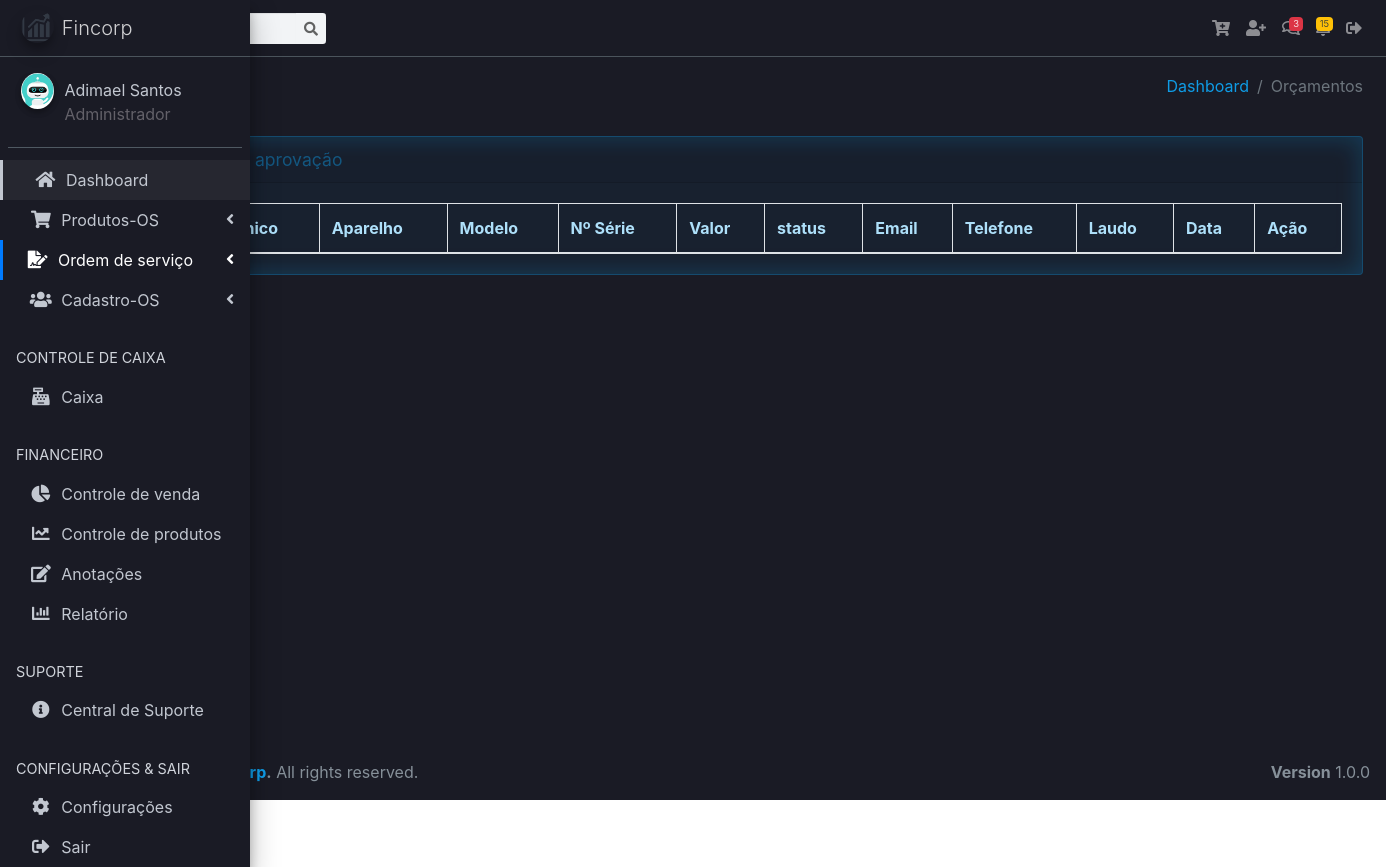
/vv/rel_orcamentos.php (signed in), run on an earlier commit of the app's database.
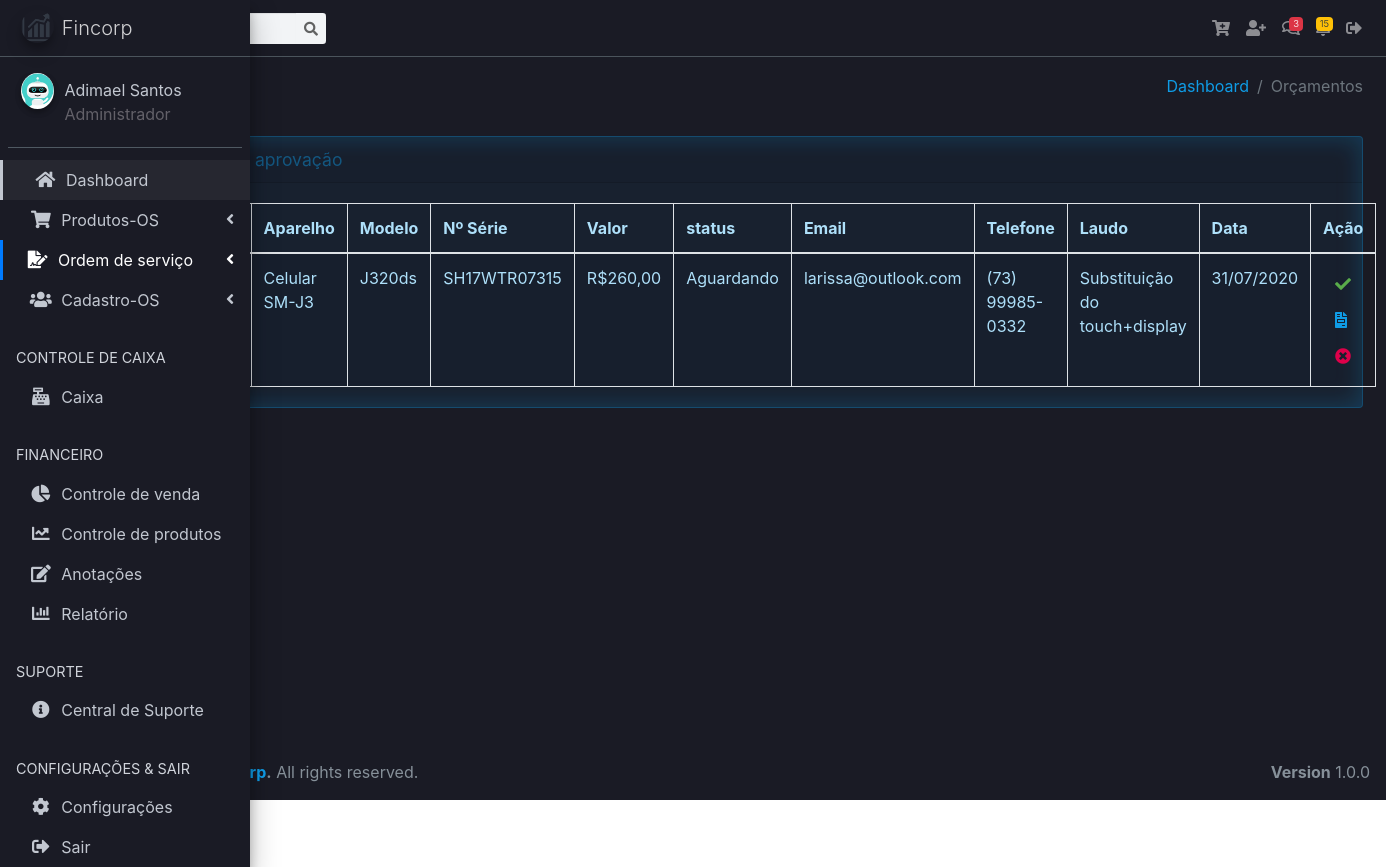
And on a later commit of the database.
### tables this page shows
CREATE TABLE `tb_orcamentos` (
  `id` int(11) NOT NULL,
  `id_user` int(11) NOT NULL,
  `cliente` varchar(32) NOT NULL,
  `tecnico` varchar(32) NOT NULL,
  `aparelho` varchar(32) NOT NULL,
  `serie` varchar(30) DEFAULT NULL,
  `modelo` varchar(32) NOT NULL,
  `defeito` varchar(255) NOT NULL,
  `laudo` varchar(255) DEFAULT NULL,
  `obs` varchar(255) DEFAULT NULL,
  `valor_servico` varchar(11) DEFAULT NULL,
  `peca1` varchar(32) DEFAULT NULL,
  `valor_peca1` varchar(11) DEFAULT NULL,
  `peca2` varchar(32) DEFAULT NULL,
  `valor_peca2` varchar(11) DEFAULT NULL,
  `peca3` varchar(32) DEFAULT NULL,
  `valor_peca3` varchar(11) DEFAULT NULL,
  `peca4` varchar(32) DEFAULT NULL,
  `valor_peca4` varchar(11) DEFAULT NULL,
  `desconto` varchar(11) DEFAULT NULL,
  `valor_total` varchar(11) DEFAULT NULL,
  `pagamento` varchar(32) DEFAULT NULL,
  `data_abertura` date NOT NULL,
  `status` varchar(32) NOT NULL,
  `data_aprovacao` date DEFAULT NULL
);

CREATE TABLE `tb_clientes` (
  `id_cliente` int(11) NOT NULL,
  `id_user` int(11) NOT NULL,
  `nome` varchar(32) NOT NULL,
  `cpf` varchar(20) NOT NULL,
  `c_endereco` varchar(128) NOT NULL,
  `cidade` varchar(45) NOT NULL,
  `estado` varchar(20) NOT NULL,
  `cep` varchar(20) NOT NULL,
  `telefone` varchar(45) NOT NULL,
  `email` varchar(100) DEFAULT NULL,
  `dt_registro` timestamp NOT NULL DEFAULT current_timestamp()
);

### vv/rel_orcamentos.php (the view, shortened to what the changed rows need)
<?php
require_once("header.php");
?>
<body class="hold-transition sidebar-mini">
<div class="wrapper">
  <div class="content-wrapper">
<section class="content">
<div class="container-fluid">
<div class="row">
<div class="col-12">
<div class="card">
<div class="card-body">
<?php
if(isset($_GET['buttonPesquisar']) and $_GET['txtpesquisar'] != ''){
    $nome = $_GET['txtpesquisar'] . '%';
    $query = "select * from tb_clientes where id_user = $_SESSION[id_user]  order by nome asc";
}else if(isset($_GET['buttonPesquisarCPF']) and $_GET['txtpesquisarcpf'] != ''){
    $nome = $_GET['txtpesquisarcpf'];
    $query = "select * from tb_clientes where cpf = '$nome'  order by nome asc";
}
else{
$query = "select tb_orcamentos.id, tb_orcamentos.cliente, tb_orcamentos.tecnico, tb_orcamentos.aparelho, tb_orcamentos.modelo, tb_orcamentos.serie, tb_orcamentos.laudo, tb_clientes.telefone, tb_clientes.email, tb_orcamentos.valor_total, tb_orcamentos.status, tb_orcamentos.data_abertura from tb_orcamentos join tb_clientes WHERE tb_orcamentos.id_user = tb_clientes.id_user AND status = 'Aguardando' order by cliente ASC";
}
    $result = mysqli_query($conn, $query);
    $row = mysqli_num_rows($result);
if($row == ''){
    echo "<h3> Não existem dados cadastrados no banco </h3>";
}else{
?>
<table id="example1" class="table table-bordered table-striped">
  <thead>
  <tr>
    <th>id</th>
    <th>Cliente</th>
    <th>Técnico</th>
    <th>Aparelho</th>
    <th>Modelo</th>
    <th>Nº Série</th>
    <th>Valor</th>
    <th>status</th>
    <th>Email</th>
    <th>Telefone</th>
    <th>Laudo</th>
    <th>Data</th>
    <th>Ação</th>
  </tr>
  </thead>
  <tbody>
  <?php
    while($res_1 = mysqli_fetch_array($result)){
        $id = $res_1["id"];
        $cliente = $res_1["cliente"];
        $tecnico = $res_1["tecnico"];
        $aparelho = $res_1["aparelho"];
        $modelo = $res_1["modelo"];
        $serie = $res_1["serie"];
        $valor_total = $res_1["valor_total"];
        $status = $res_1["status"];
        $email = $res_1["email"];
        $telefone = $res_1["telefone"];
        $laudo = $res_1["laudo"];
        $data_abertura = $res_1["data_abertura"];
        $data_abertura2 = implode('/', array_reverse(explode('-', $data_abertura)));
    ?>
  <tr>
    <td><?php echo $id; ?></td>
    <td><?php echo $cliente; ?></td>
    <td><?php echo $tecnico; ?></td>
    <td><?php echo $aparelho; ?></td>
    <td><?php echo $modelo; ?></td>
    <td><?php echo $serie; ?></td>
    <td><?php echo $valor_total; ?></td>
    <td><?php echo $status; ?></td>
    <td><?php echo $email; ?></td>
    <td><?php echo $telefone; ?></td>
    <td><?php echo $laudo; ?></td>
    <td><?php echo $data_abertura2; ?></td>
    <td><div class="widget-content-right">
    <a href="rel_orcamentos.php?func=aprovar&id=<?php echo $id; ?>"><button class="border-0 btn-transition btn btn-outline-success" data-toggle="modal"
    data-target=".bd-example-modal-lg-editar"><i class="fa fa-check"></i>
    </button></a>
    <a href="../rel/rel_orcamentos_class.php?id=<?php echo $id; ?>" target="_blank"><button class="border-0 btn-transition btn btn-outline-info" data-toggle="modal"
    data-target=".bd-example-modal-lg-editar"><i class="fa fa-file-invoice"></i>
    </button></a>
    <a href="orcamentos.php?func=deleta&id=<?php echo $id; ?>"><button class="border-0 btn-transition btn btn-outline-danger">
    <i class="fa fa-times-circle"></i>
    </button></a>
    </div></td>
  </tr>
  <?php
        }
    ?>
  </tbody>
</table>
<?php
        }
    ?>
</div>
</div>
</div>
</div>
</div>
</section>
</div>
</div>
</body>
</html>

What changed in the data, as far as the page shows it:
now on this page (row edited): tb_orcamentos: aparelho "Celular SM-J3", modelo "J320ds", serie "SH17WTR07315", valor_total "R$260,00", status "Aguardando", tb_clientes.email "larissa@outlook.com", tb_clientes.telefone "(73) 99985-0332", laudo "Substituição do touch+display", data_abertura "31/07/2020"
